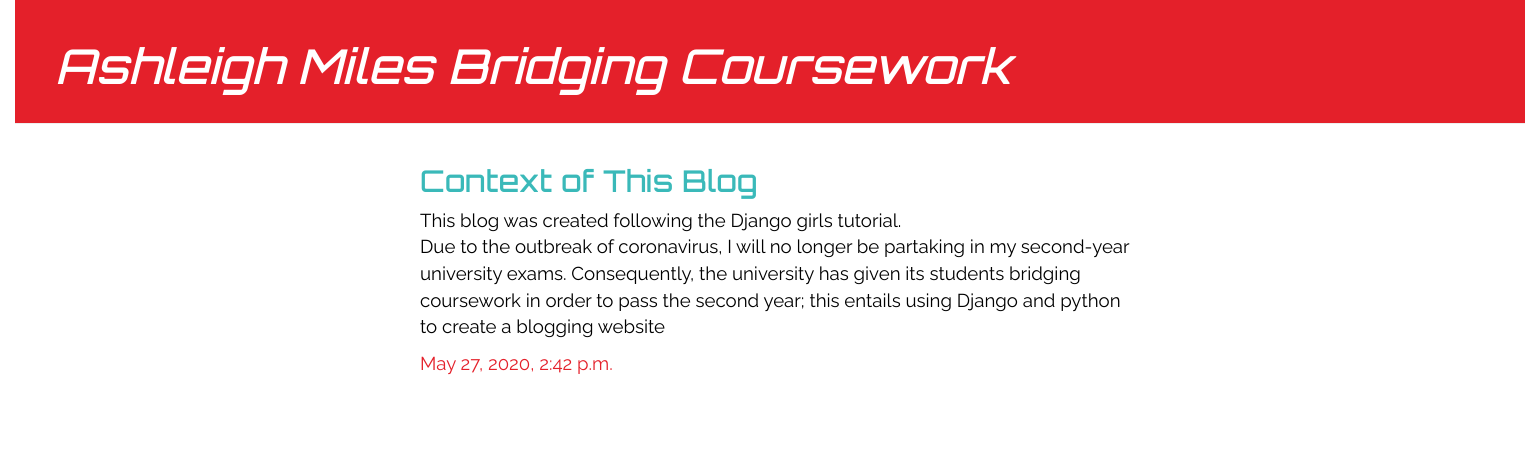
The page /post/13/ on the database its author committed.
### blog/models.py (models this page shows, shortened)
class Post(models.Model):
    author = models.ForeignKey(settings.AUTH_USER_MODEL, on_delete=models.CASCADE)
    title = models.CharField(max_length=200)
    text = models.TextField()
    created_date = models.DateTimeField(default=timezone.now)
    published_date = models.DateTimeField(blank=True, null=True)

### blog/views.py (the view)
# urls.py: path('post/<int:pk>/', views.post_detail, name='post_detail'),
def post_detail(request, pk):
    post = get_object_or_404(Post, pk=pk)
    return render(request, 'blog/post_detail.html', {'post': post})

### blog/templates/blog/post_detail.html (shortened to what this page needs)
{% extends 'blog/base.html' %}
{% block content %}
    <div class="post">
        <h2>{{ post.title }}</h2>
        <p>{{ post.text|linebreaksbr }}</p>
        {% if post.published_date %}
            <div class="date">
                <p>{{ post.published_date }}</p>
            </div>
        {% endif %}
    </div>
{% endblock %}

### blog/static/css/blog.css (style rules this page uses)
body { padding-left: 15px; }
h1, h2, h3, h4 { font-family:'Orbitron', sans-serif; }
.post { margin-bottom: 70px; }
.post h2 a, .post h2 a:visited, .post h2 { color: #3ab9b9; }
.post p { font-family: 'Raleway', sans-serif; font-size: 14pt; color:#000000; }
.date p { color: #e4202a; }

### rows shown on the page
Post: title "Context of This Blog", text "This blog was created following the Django girls tutorial. Due to the outbreak of coronavirus, I will no longer be partaking in my second-year university exams. Consequently, the university has given its students bridging coursework in order to pass the second year; this entails using Django and python to create a blogging website", published_date "May 27, 2020, 2:42 p.m."
